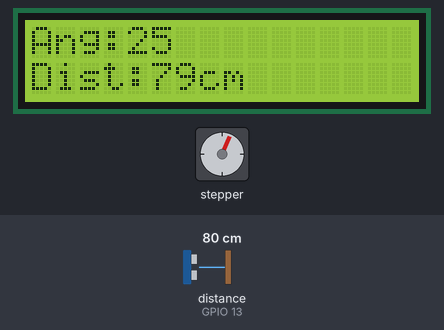
Simulated run of this sketch. Board: ESP32. On the bench: 16×2 character LCD, stepper motor. Wiring (inferred from the names in the program): ultrasonic range finder: trigger GPIO 12; echo GPIO 13. Inputs (shaded band) come from the test bench; at power-on: distance to the obstacle (sensor on GPIO 13) 80 cm. The echo pulse lasts 58.3 µs per cm; WiFi joins after 1.5 s; servers stay silent unless stated; stepper angles assume 2048 steps per turn; what the sketch prints to the serial monitor is not drawn.

Above: at 5.0 s.
5.1 s: distance to the obstacle (sensor on GPIO 13) set to 2 cm
At 6.0 s:
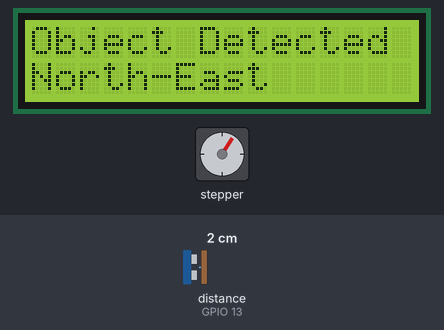
8.1 s: distance to the obstacle (sensor on GPIO 13) set to 9 cm
11.1 s: distance to the obstacle (sensor on GPIO 13) set to 12 cm
At 11.39 s:
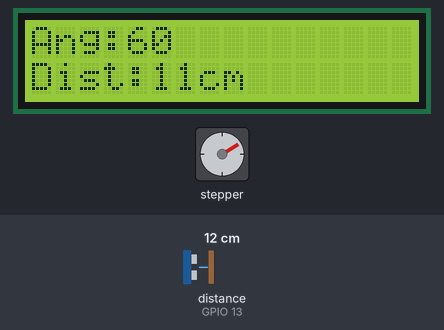
13.4 s: distance to the obstacle (sensor on GPIO 13) set to 4 cm
At 14.3 s:
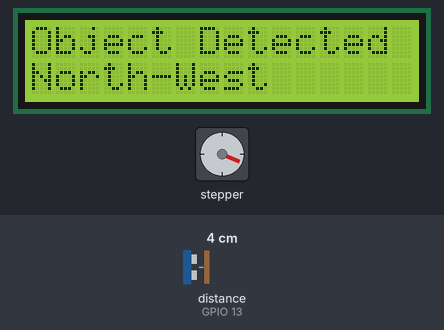
16.4 s: distance to the obstacle (sensor on GPIO 13) set to 18 cm
At 17.31 s:
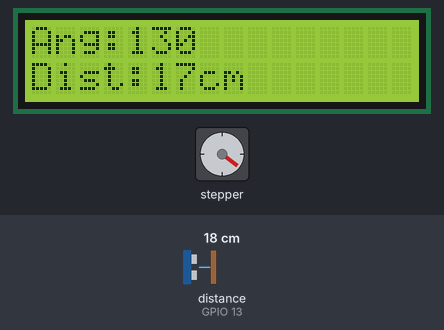
19.1 s: distance to the obstacle (sensor on GPIO 13) set to 7 cm
At 20.0 s:
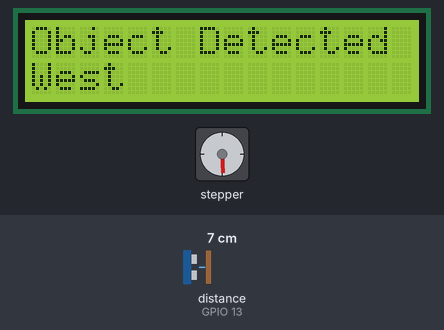
Timing chart, 0 to 27.8 s (numbered marks = the images above; inputs shaded):
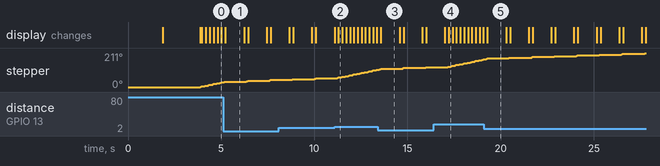

Measured:
- the behaviour switches between 10 and 11 cm on distance to the obstacle (sensor on GPIO 13) (found by bisection; images 1 and 2)
- after the input at 5.1 s, the display: changes after 0.13 s (image 1)
- after the input at 11.1 s, the display: changes after 0.19 s (image 2)
- after the input at 13.4 s, the display: changes after 0.17 s (image 3)
- after the input at 16.4 s, the display: first differs from a run without the input after 0.81 s (image 4)
- after the input at 19.1 s, the display: changes after 0.19 s (image 5)
- what the display in image 1 shows lasts 1.0 s, from 5.2 s to 6.2 s

The sketch:

Border_Safety.ino
```cpp
#define BLYNK_TEMPLATE_ID "TMPL3Htj1QhxE"
#define BLYNK_TEMPLATE_NAME "Border Safety"
#define BLYNK_AUTH_TOKEN "dFC2N1skQcpNUPg4Stu4r_8Jlu7EStGu"

#define BLYNK_PRINT Serial

#include <WiFi.h>
#include <WiFiClient.h>
#include <BlynkSimpleEsp32.h>
#include <LiquidCrystal.h>
#include <Stepper.h>

char auth[] = BLYNK_AUTH_TOKEN;
const char* ssid = "PROJECT";
const char* password = "12341234";

// ===== LCD Pins =====
LiquidCrystal lcd(23, 19, 18, 17, 16, 15);

// ===== Stepper Motor =====
const int STEPS_PER_REV = 2048;   // 28BYJ-48
Stepper stepperMotor(STEPS_PER_REV, 14, 27, 26, 25);

// ===== Ultrasonic Sensor =====
#define trigPin 12
#define echoPin 13

long duration;
int distance;

// ===== Scan Settings =====
const int STEP_ANGLE = 5;                    // 5 degree step
const int STEPS_PER_ANGLE = STEPS_PER_REV / 72;

int currentAngle = 0;
bool clockwise = true;

String statuss = "";

// ================== SETUP ==================
void setup() {

  Serial.begin(115200);
  Blynk.begin(auth, ssid, password);

  lcd.begin(16, 2);
  lcd.clear();
  lcd.print("Radar Initializing");

  pinMode(trigPin, OUTPUT);
  pinMode(echoPin, INPUT);

  stepperMotor.setSpeed(10);   // RPM

  delay(2000);
  lcd.clear();

  currentAngle = 0;   // Start facing EAST
}

// ================== LOOP ==================
void loop() {

  Blynk.run();

  // ----- CLOCKWISE -----
  if (clockwise) {
    currentAngle += STEP_ANGLE;
    stepperMotor.step(STEPS_PER_ANGLE);

    if (currentAngle >= 360) {
      currentAngle = 360;
      clockwise = false;
    }
  }
  // ----- ANTI-CLOCKWISE -----
  else {
    currentAngle -= STEP_ANGLE;
    stepperMotor.step(-STEPS_PER_ANGLE);

    if (currentAngle <= 0) {
      currentAngle = 0;
      clockwise = true;
    }
  }

  scanAndDisplay(currentAngle);

  delay(120);
}

// ================== SCAN FUNCTION ==================
void scanAndDisplay(int angle) {

  // Trigger ultrasonic
  digitalWrite(trigPin, LOW);
  delayMicroseconds(2);
  digitalWrite(trigPin, HIGH);
  delayMicroseconds(10);
  digitalWrite(trigPin, LOW);

  duration = pulseIn(echoPin, HIGH, 30000);
  distance = duration * 0.034 / 2;

  // Serial Output (for MATLAB Radar)
  Serial.print(angle);
  Serial.print(",");
  Serial.println(distance);

  // Send to Blynk
  Blynk.virtualWrite(V0, angle);
  Blynk.virtualWrite(V1, distance);

  // LCD Display
  lcd.setCursor(0, 0);
  lcd.print("Ang:");
  lcd.print(angle);
  lcd.print("   ");

  lcd.setCursor(0, 1);
  lcd.print("Dist:");
  lcd.print(distance);
  lcd.print("cm   ");

  // ===== Detection =====
  if (distance > 0 && distance < 10) {

    lcd.clear();
    lcd.setCursor(0, 0);
    lcd.print("Object Detected");

    statuss = getDirection(angle);

    lcd.setCursor(0, 1);
    lcd.print(statuss);

    // Send alert to Blynk
    Blynk.logEvent("alert", statuss);
    Blynk.virtualWrite(V2, statuss);

    delay(1000);
    lcd.clear();
  }
}

// ================== DIRECTION FUNCTION ==================
String getDirection(int angle) {

  if (angle >= 345 || angle < 15) return "East";
  else if (angle < 75)  return "North-East";
  else if (angle < 105) return "North";
  else if (angle < 165) return "North-West";
  else if (angle < 195) return "West";
  else if (angle < 255) return "South-West";
  else if (angle < 285) return "South";
  else return "South-East";
}
```
